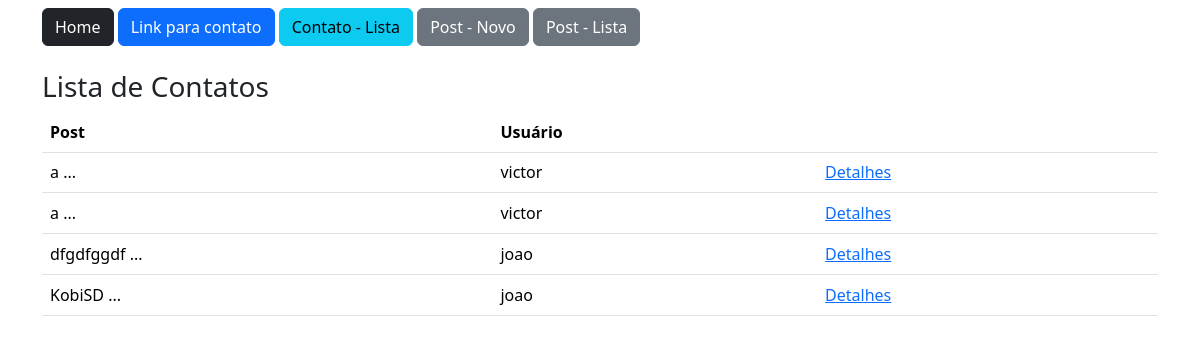
/post/lista (signed in), run on the app's committed database.
### app/models.py (models this page shows)
class Post(db.Model):
    id = db.Column(db.Integer, primary_key=True)
    data_criacao = db.Column(db.DateTime, default=datetime.now())
    mensagem = db.Column(db.String, nullable=True)
    imagem = db.Column(db.String, nullable=True, default='default.png')
    user_id = db.Column(db.Integer, db.ForeignKey('user.id'), nullable=True)
    comentarios = db.relationship('PostComentarios', backref='post', lazy=True)
    def msg_resumo(self):
        return f"{self.mensagem[:10]} ..."

class User(db.Model, UserMixin):
    id = db.Column(db.Integer, primary_key=True)
    nome = db.Column(db.String, nullable=True)
    sobrenome = db.Column(db.String, nullable=True)
    email = db.Column(db.String, nullable=True)
    senha = db.Column(db.String, nullable=True)
    posts = db.relationship('Post', backref='user', lazy=True)
    post_comentarios = db.relationship('PostComentarios', backref='user', lazy=True)

### app/views.py (the view)
@app.route('/post/lista')
@login_required
def PostLista():
    posts = Post.query.all()
    print(current_user.posts)
    return render_template('post_lista.html', posts=posts)

### app/models.py (called while the page is built)
@login_manager.user_loader
def load_user(user_id):
    return User.query.get(user_id)

### app/templates/post_lista.html
{% extends 'base.html' %}
{% block content %}
    <div class="container">
        {%include 'nave.html' %}
            <div class="row mt-4">
                <h3>Lista de Contatos</h3>
                <div class="col-12">
                    <table class="table">
                        <thead>
                            <tr>
                                <th>Post</th>
                                <th>Usuário</th>
                                <th></th>
                            </tr>
                        </thead>
                        <body>
                            <tr>
                                {% for linha in posts %}
                                <tr>
                                    <td>{{linha.msg_resumo()}}</td>
                                    <td>{{linha.user.nome}}</td>
                                    <td><a href="{{url_for('PostComentarios', id=linha.id)}}">Detalhes</a></td>
                                </tr>
                                {% endfor %}
                            </tr>
                        </body>
                    </table>
                </div>
            </div>
    </div>
{% endblock %}

### app/templates/base.html (shortened to what this page needs)
<!DOCTYPE html>
<html lang="en">
<head>
    <link href="https://cdn.jsdelivr.net/npm/bootstrap@5.3.3/dist/css/bootstrap.min.css" rel="stylesheet">
</head>
<body>
    <section class="container-fluid mt-2">
        {% block content %} {% endblock %}
    </section>
</body>
</html>

### app/templates/nave.html
<a href="/" class="btn btn-dark">Home</a>
<a href="{{url_for('contato')}}"class="btn btn-primary">Link para contato</a>
<a href="{{url_for('contatoLista')}}"class="btn btn-info">Contato - Lista</a>
<a href="{{url_for('PostNovo')}}"class="btn btn-secondary">Post - Novo</a>
<a href="{{url_for('PostLista')}}"class="btn btn-secondary">Post - Lista</a>

### data on the page
Post: msg_resumo "a ...", user.nome "victor"
Post: msg_resumo "a ...", user.nome "victor"
Post: msg_resumo "dfgdfggdf ...", user.nome "joao"
Post: msg_resumo "KobiSD ...", user.nome "joao"
